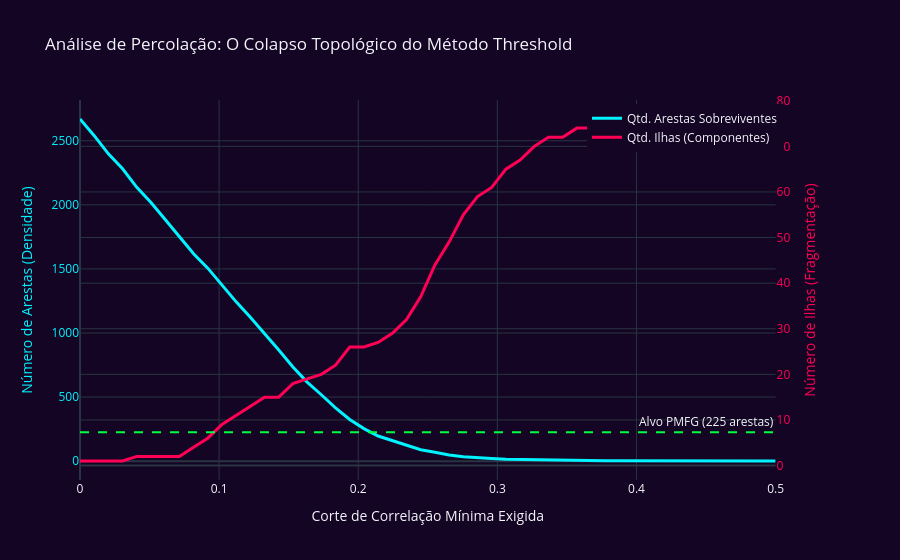

Notebook source saved alongside this figure:
### Markdown cell above
## 5. Modelagem

A modelagem de ativos financeiros via Teoria de Redes exige uma estrutura de filtragem robusta para limpar o ruído (correlações espúrias) de uma matriz densa, onde "todo mundo parece conectado a todo mundo".

Uma dúvida comum na engenharia de dados financeiros é: "Por que não simplificar a abordagem e apenas deletar as arestas com correlações mais fracas?". Este método direto é conhecido como **Rede de Limiar (_Threshold Network_)**.

Para testar essa hipótese, automatizamos a simulação de 50 cortes de correlação progressivos no mercado de FIIs, mapeando o número de arestas sobreviventes e a fragmentação da rede em "ilhas".

### Code cell
# =====================================================================
# TRANSIÇÃO DE FASE: CURVA DE PERCOLAÇÃO DO MERCADO (THRESHOLD vs PMFG)
# =====================================================================
import plotly.graph_objects as go
from plotly.subplots import make_subplots

print("🔬 Automatizando testes de Threshold para desenhar a Curva de Percolação...")

cortes_correlacao = np.linspace(0.00, 0.50, 50)
historico_arestas = []
historico_componentes = []
colunas = matriz_distancias.columns

for corte in cortes_correlacao:
    dist_corte = np.sqrt(2 * (1 - corte))
    
    # Cria o grafo temporário para este corte
    G_temp = nx.Graph()
    G_temp.add_nodes_from(colunas)
    
    arestas_validas = []
    for i in range(len(colunas)):
        for j in range(i + 1, len(colunas)):
            if matriz_distancias.iloc[i, j] < dist_corte:
                arestas_validas.append((colunas[i], colunas[j]))
                
    G_temp.add_edges_from(arestas_validas)
    
    # Registra os resultados
    historico_arestas.append(G_temp.number_of_edges())
    historico_componentes.append(nx.number_connected_components(G_temp))

# =================================
# RENDERIZAÇÃO DO GRÁFICO (PLOTLY)
# =================================
fig = make_subplots(specs = [[{"secondary_y": True}]])

# Linha 1: Queda das Arestas (Ruído)
fig.add_trace(
    go.Scatter(x = cortes_correlacao,
               y = historico_arestas,
               name = "Qtd. Arestas Sobreviventes",
               mode = 'lines',
               line = dict(color = '#00F3FF', width = 3)),
    secondary_y = False,
)

# Linha 2: Aumento das Ilhas (Fragmentação)
fig.add_trace(
    go.Scatter(x = cortes_correlacao,
               y = historico_componentes,
               name = "Qtd. Ilhas (Componentes)",
               mode = 'lines',
               line = dict(color = '#FF0055', width = 3)),
    secondary_y = True,
)

# Linha do PMFG (Referência de Ouro)
arestas_pmfg = 3 * 77 - 6 # 225
fig.add_hline(y = arestas_pmfg,
              line_dash = "dash",
              line_color = "#00FF41", 
              annotation_text = "Alvo PMFG (225 arestas)", 
              secondary_y = False)

# Configuração do Layout Dark
fig.update_layout(
    title = "Análise de Percolação: O Colapso Topológico do Método Threshold",
    template = "plotly_dark",
    paper_bgcolor = '#140524',
    plot_bgcolor = '#140524',
    xaxis_title = "Corte de Correlação Mínima Exigida",
    hovermode = "x unified",
    legend = dict(yanchor = "top", y = 0.99, xanchor = "right", x = 0.95)
)

fig.update_yaxes(title_text = "Número de Arestas (Densidade)", secondary_y = False, color = '#00F3FF')
fig.update_yaxes(title_text = "Número de Ilhas (Fragmentação)", secondary_y = True, color = '#FF0055')

fig.show()

### Figure 1 — Plotly figure (JSON) as saved in the notebook; plotly's stock layout.template omitted (floating-point values rounded to 4 significant figures)
{"data": [{"line": {"color": "#00F3FF", "width": 3}, "mode": "lines", "name": "Qtd. Arestas Sobreviventes", "type": "scatter", "x": [0, 0.0102, 0.02041, 0.03061, 0.04082, 0.05102, 0.06122, 0.07143, 0.08163, 0.09184, 0.102, 0.1122, 0.1224, 0.1327, 0.1429, 0.1531, 0.1633, 0.1735, 0.1837, 0.1939, 0.2041, 0.2143, 0.2245, 0.2347, 0.2449, 0.2551, 0.2653, 0.2755, 0.2857, 0.2959, 0.3061, 0.3163, 0.3265, 0.3367, 0.3469, 0.3571, 0.3673, 0.3776, 0.3878, 0.398, 0.4082, 0.4184, 0.4286, 0.4388, 0.449, 0.4592, 0.4694, 0.4796, 0.4898, 0.5], "xaxis": "x", "y": [2670, 2540, 2398, 2282, 2137, 2018, 1886, 1755, 1618, 1506, 1376, 1243, 1123, 997, 868, 735, 617, 518, 416, 325, 254, 196, 161, 122, 89, 69, 48, 34, 25, 20, 14, 12, 8, 6, 6, 3, 3, 2, 2, 2, 2, 2, 1, 1, 1, 1, 1, 1, 1, 1], "yaxis": "y"}, {"line": {"color": "#FF0055", "width": 3}, "mode": "lines", "name": "Qtd. Ilhas (Componentes)", "type": "scatter", "x": [0, 0.0102, 0.02041, 0.03061, 0.04082, 0.05102, 0.06122, 0.07143, 0.08163, 0.09184, 0.102, 0.1122, 0.1224, 0.1327, 0.1429, 0.1531, 0.1633, 0.1735, 0.1837, 0.1939, 0.2041, 0.2143, 0.2245, 0.2347, 0.2449, 0.2551, 0.2653, 0.2755, 0.2857, 0.2959, 0.3061, 0.3163, 0.3265, 0.3367, 0.3469, 0.3571, 0.3673, 0.3776, 0.3878, 0.398, 0.4082, 0.4184, 0.4286, 0.4388, 0.449, 0.4592, 0.4694, 0.4796, 0.4898, 0.5], "xaxis": "x", "y": [1, 1, 1, 1, 2, 2, 2, 2, 4, 6, 9, 11, 13, 15, 15, 18, 19, 20, 22, 26, 26, 27, 29, 32, 37, 44, 49, 55, 59, 61, 65, 67, 70, 72, 72, 74, 74, 75, 75, 75, 75, 75, 76, 76, 76, 76, 76, 76, 76, 76], "yaxis": "y2"}], "layout": {"annotations": [{"showarrow": false, "text": "Alvo PMFG (225 arestas)", "x": 1, "xanchor": "right", "xref": "x domain", "y": 225, "yanchor": "bottom", "yref": "y"}], "hovermode": "x unified", "legend": {"x": 0.95, "xanchor": "right", "y": 0.99, "yanchor": "top"}, "paper_bgcolor": "#140524", "plot_bgcolor": "#140524", "shapes": [{"line": {"color": "#00FF41", "dash": "dash"}, "type": "line", "x0": 0, "x1": 1, "xref": "x domain", "y0": 225, "y1": 225, "yref": "y"}], "title": {"text": "Análise de Percolação: O Colapso Topológico do Método Threshold"}, "xaxis": {"anchor": "y", "domain": [0, 0.94], "title": {"text": "Corte de Correlação Mínima Exigida"}}, "yaxis": {"anchor": "x", "color": "#00F3FF", "domain": [0, 1], "title": {"text": "Número de Arestas (Densidade)"}}, "yaxis2": {"anchor": "x", "color": "#FF0055", "overlaying": "y", "side": "right", "title": {"text": "Número de Ilhas (Fragmentação)"}}}}
